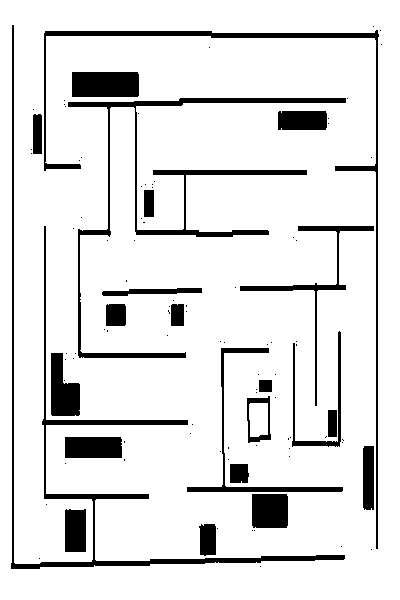
#> input picture src/mp_controls/scripts/test_maze.jpg, 400 x 600 px, found by its file name
$ python final_alg.py
#> lines starting #> are read from the running program, lines starting #| are printed output that depends on the picture; after the words box and inside, x2 and y2 are one past the last pixel; in counts of white or black regions, pixels touching at a corner belong together
# [85 lines of commented-out code are left out]


source = "/home/parthag/mech_ws/src/mp_controls/scripts/test_maze.jpg"
width, height = 0, 0  # they are given values later
# start = (400 - 350, 600 - 580)
# end = (400 - 350, 600 - 26)

# print(start, end)

start = (48, 326)
end = (550, 300)

############################################ convert image to array ###################################################


from PIL import Image

img = Image.open(source).convert("1")
#> img: PIL image 400x600 1; 88.6% white; 103 black regions (80 under 20 px), largest, box (x1, y1, x2, y2) and area: (11, 25, 345, 569) 4655, (68, 98, 346, 358) 4446, (44, 30, 379, 549) 3357

pixels = list(img.getdata())
#> pixels = 240000 items
width, height = img.size
#> width = 400; height = 600
pixels = [pixels[i:i+width] for i in range(0, len(pixels), width)]
#> pixels = 600 items

import numpy as np

data_array = np.array([[1 if p > 127 else 0 for p in row] for row in pixels])

################################################### the alg ############################################################
import heapq

def heuristic(a, b):
    return np.sqrt((a[0] - b[0]) ** 2 + (a[1] - b[1]) ** 2)

def astar(maze, start, end):
#> called with start = (48, 326), end = (550, 300)
    open_nodes = []
    heapq.heappush(open_nodes, (0, start))
    closed_nodes = set()
    parents = {}
    parents[start] = None
    cost_so_far = {}
    cost_so_far[start] = 0

    while len(open_nodes) > 0:
        current = heapq.heappop(open_nodes)[1]
        if current == end:
            path = []
            while current in parents:
                path.append(current)
                current = parents[current]
            path.reverse()
            return path
        closed_nodes.add(current)
        for dx, dy in [(0,1), (0,-1), (1,0), (-1,0)]:
            neighbor = (current[0]+dx, current[1]+dy)
            if neighbor[0] < 0 or neighbor[0] >= maze.shape[0] or neighbor[1] < 0 or neighbor[1] >= maze.shape[1]:
                continue
            if maze[neighbor] == 0:
                continue
            if neighbor in closed_nodes:
                continue
            new_cost = cost_so_far[current] + heuristic(current, neighbor)
            if neighbor not in cost_so_far or new_cost < cost_so_far[neighbor]:
                cost_so_far[neighbor] = new_cost
                priority = new_cost + heuristic(end, neighbor)
                heapq.heappush(open_nodes, (priority, neighbor))
                parents[neighbor] = current

    return None

if __name__ == '__main__':
    maze = data_array
    path = astar(maze, start, end)
#> path = 649 pairs, first value 48 to 550, second value 300 to 374
    if path is not None:
        path_coords = [(node[1], node[0]) for node in path]
#> path_coords = 649 pairs, first value 300 to 374, second value 48 to 550
        path_array = np.zeros_like(maze)
        for node in path:
            path_array[node] = 1
#> this loop made 649 passes
#> node on passes 1 to 3: (48, 326), (49, 326), (50, 326)
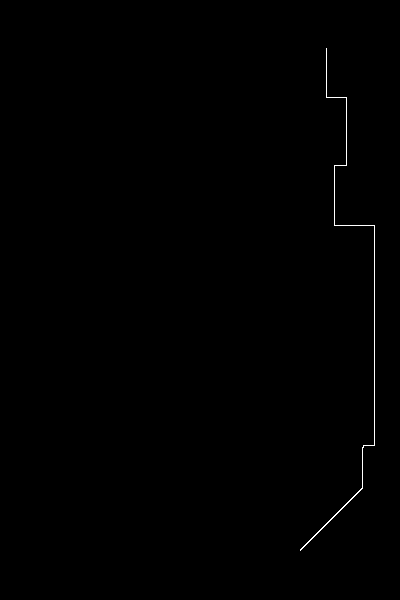
#> path_array: shape (600, 400) int64; values 0 (black) and 1 (white), 0.27% white in thin lines or dots, all inside (x1, y1, x2, y2) = (300, 48, 375, 551)
        try:
            with open('/home/parthag/mech_ws/src/mp_controls/scripts/my_maze_solved.csv', 'w') as f:
                f.write('x,y\n')
                for i, coord in enumerate(path_coords):
                    f.write(f'{coord[0]},{600 - coord[1]}\n')
#> this loop made 649 passes
#> coord on passes 1 to 3: (326, 48), (326, 49), (326, 50)
        except Exception as e:
            print('Error saving path array:', e)
        print(path_array)
#> (printed output is left out)

        # # Visualize the path using Plotly
        # import plotly.graph_objects as go

        # # Define the maze as a heatmap
        # maze_heatmap = go.Heatmap(z=maze, colorscale=[[0, 'white'], [1, 'black']])

        # # Define the path as a scatter plot
        # x_coords, y_coords = np.where(path_array == 1)
        # path_scatter = go.Scatter(x=y_coords, y=x_coords, mode='markers', marker=dict(color='red'))

        # # Create the plot
        # fig = go.Figure(data=[maze_heatmap, path_scatter])

        # # Set the axis labels
        # fig.update_layout(xaxis_title='X', yaxis_title='Y')

        # # Show the plot
        # fig.show()

    else:
        print('No path found from start to end.')
